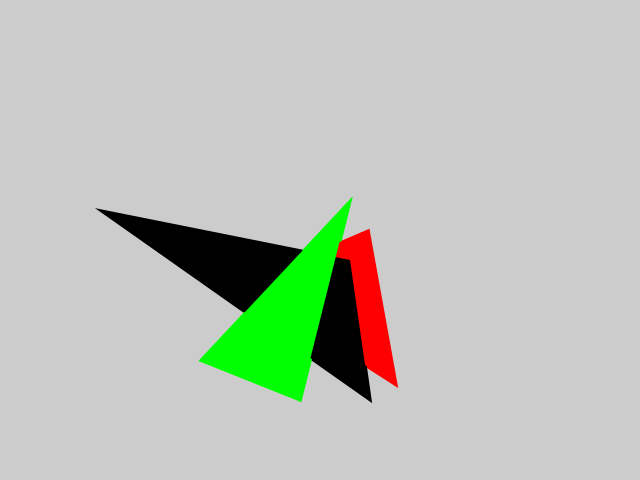
Frame 1 (no input)
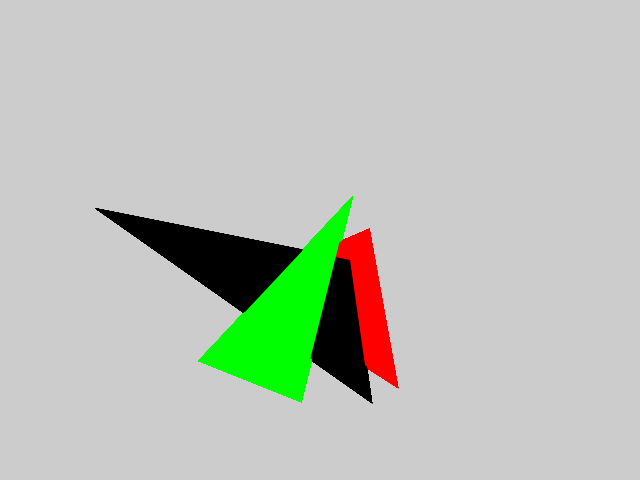
Frame 60 (the mouse pressed at the canvas centre just before this capture)
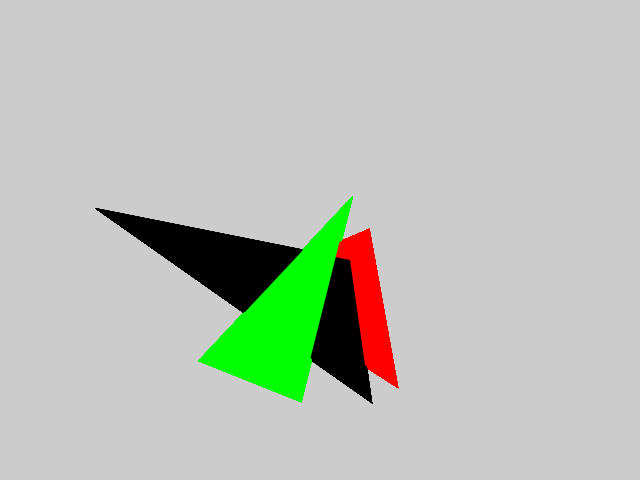
Frame 120 (the mouse held since frame 60 and released just before this capture)

The Processing sketch that drew these frames (run headless with seeded random() and noise(); from frame 60 on, the mouse is pressed at the canvas centre):

// Processing sketch: aquecimento_lvl2
// ── aquecimento_lvl2.pde
final int windowWidth = 640;
final int windowHeight = 480;

final color black   = color(0, 0, 0);
final color white   = color(255, 255, 255);

// Primary colors
final color red     = color(255, 0, 0);
final color lime   = color(0, 255, 0); // Note, green is something else. See below.
final color blue    = color(0, 0, 255);

// Secondary colors
final color yellow  = color(255, 255, 0);
final color magenta = color(255, 0, 255);
final color cyan    = color(0, 255, 255);

// Other colors
final color greenPT  = color(0, 102, 0);
final color orange = color(255, 165, 0);
final color pink = color(255, 192, 203);
final color green = color(0, 128, 0);
final color gold = color(255, 215, 0);

boolean isPrime(int x)
{
  if (x != 2 && x % 2 == 0)
    return false;
  for (int i = 3; i * i <= x; i += 2)
    if (x % i == 0)
      return false;
  return true;
}

class Triangle {
  float x1, y1;
  float x2, y2;
  float x3, y3;
  color c;
  color cAlt;
  float dx;
  float dy;

  Triangle(float x1, float y1, float x2, float y2, float x3, float y3, color c, color cAlt)
  {
    this.x1 = x1;
    this.y1 = y1;
    this.x2 = x2;
    this.y2 = y2;
    this.x3 = x3;
    this.y3 = y3;
    this.c = c;
    this.cAlt = cAlt;
    dx = 0;
    dy = 0;
  }

  Triangle(float x1, float y1, float x2, float y2, float x3, float y3)
  {
    this(x1, y1, x2, y2, x3, y3, black, white);
  }
  
  
  void draw(float strokeWeight)
  {
    push();
    noFill();
    stroke(c);
    strokeWeight(strokeWeight);
    triangle(x1, y1, x2, y2, x3, y3);
    pop();
  }
  

  void switchColor()
  {
    color m = c;
    c = cAlt;
    cAlt = m;
  }

  void paint()
  {
    push();
    fill(c);
    noStroke();
    triangle(x1, y1, x2, y2, x3, y3);
    pop();
  }

  void move()
  {
    x1 += dx;
    y1 += dy;
    x2 += dx;
    y2 += dy;
    x3 += dx;
    y3 += dy;
  }
  
  // Is the triangle a counter clockwise triangle. See Sebenta.
  boolean ccw()
  {
    PVector s1 = new PVector(x2-x1, y2-y1);
    PVector s2 = new PVector(x3-x2, y3-y2);
    return s1.cross(s2).z < 0.0;  // Note: `< 0.0` because y grows downwords!
  }
  
  // Is the point `x` `y` inside this triangle? Assume the triangle is ccw.
  boolean insideCcw(float x, float y)
  {
    assert ccw();
    boolean z1 = new Triangle(x1, y1, x2, y2, x, y).ccw();
    boolean z2 = new Triangle(x2, y2, x3, y3, x, y).ccw();
    boolean z3 = new Triangle(x3, y3, x1, y1, x, y).ccw();
    return z1 && z2 && z3;
  }
  
  // Is the point `x` `y` inside this triangle?
  boolean inside(float x, float y)
  {
    Triangle t = this;
    if (!ccw())
      t = new Triangle(x1, y1, x3, y3, x2, y2);
    assert t.ccw();
    return t.insideCcw(x, y);
  }
  
  PVector center()
  {
    return new PVector((x1+x2+x3)/3, (y1+y2+y3)/3);
  }
  
 /* void click(float x, float y)
  {
    if(mousePressed && inside(x,y))
    {
      Triangle.switchColor();
    }
  }
  */
}

void trianglesDraw(Triangle[] a, float strokeWeight)
{
  for (Triangle t : a)
    t.draw(strokeWeight);
}

void trianglesPaint(Triangle[] a)
{
  for (Triangle t : a)
    t.paint();
}

boolean clicked = false;

void mouseClicked(Triangle[] a)
{
  for (Triangle t : a)
  if(clicked == true)
    t.switchColor();
}

void trianglesColor(Triangle[] a)
{
  
  for (Triangle t : a)
  if(mousePressed )
    t.switchColor();
}

//Triangle triangle1 = new Triangle(30,75,58,20,86,75,red,green);
//Triangle triangle2 = new Triangle(40,0,40,50,60,80,black,white);
//Triangle triangle3 = new Triangle(60,50,80,10,0,80,lime,blue);


Triangle triangle1 = new Triangle(240,285,368,230,396,385,red,green);
Triangle triangle2 = new Triangle(100,210,350,260,370,400,black,white);
Triangle triangle3 = new Triangle(200,360,350,200,300,400,lime,blue);
Triangle array_triangle[] = {triangle1, triangle2, triangle3};

void settings()
{
  size(windowWidth, windowHeight);
}

void setup()
{
}

void draw()
{
  trianglesDraw(array_triangle,2.5);
  trianglesPaint(array_triangle);
  mouseClicked(array_triangle);

}
